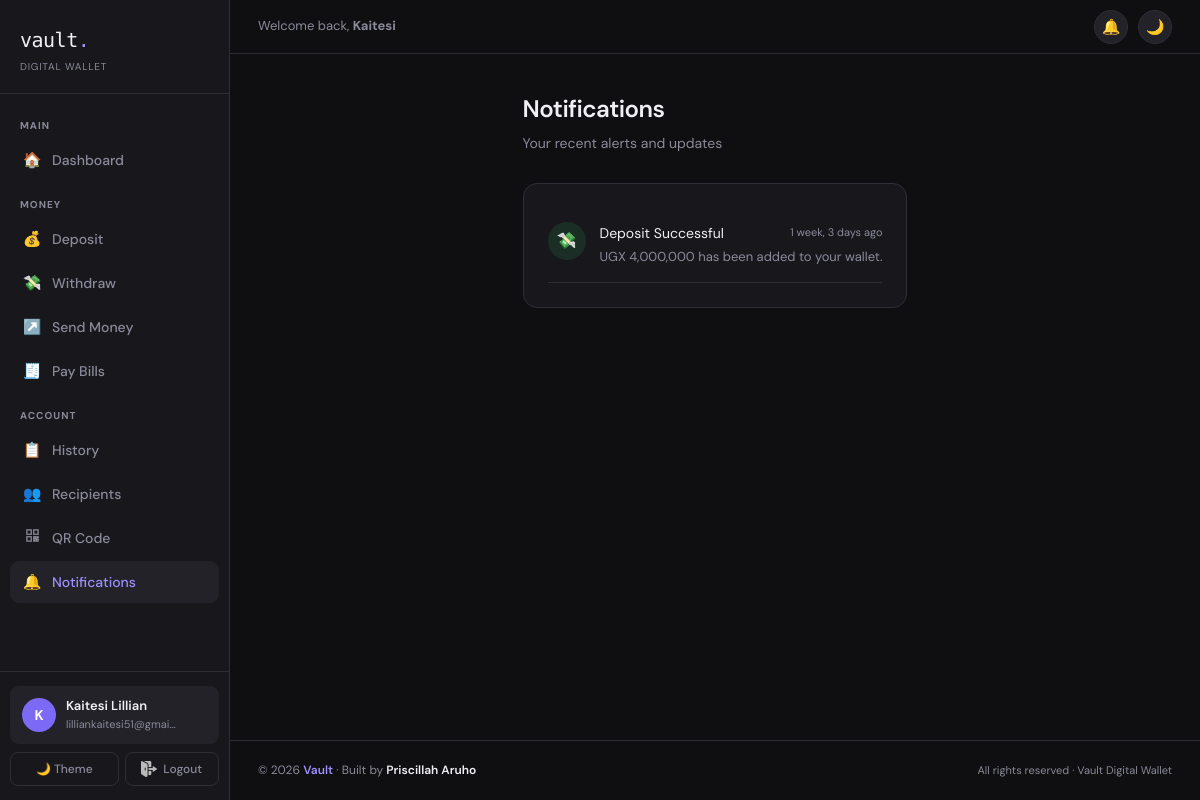
/notifications/ (signed in), run on the app's committed database.
### wallet/models.py (models this page shows, shortened)
class Notification(models.Model):
    TYPE_CHOICES = [
        ('transaction', 'Transaction'),
        ('security', 'Security'),
        ('system', 'System'),
        ('promotion', 'Promotion'),
        ('kyc', 'KYC'),
        ('budget', 'Budget Alert'),
        ('savings', 'Savings'),
    ]
    wallet = models.ForeignKey(Wallet, on_delete=models.CASCADE, related_name='notifications')
    notification_type = models.CharField(max_length=20, choices=TYPE_CHOICES, default='system')
    title = models.CharField(max_length=100)
    message = models.TextField()
    is_read = models.BooleanField(default=False)
    created_at = models.DateTimeField(auto_now_add=True)
    class Meta:
        ordering = ['-created_at']

### wallet/views.py (the view)
# urls.py: path('notifications/', views.notifications, name='notifications'),
@login_required
def notifications(request):
    wallet = request.user.wallet
    notifs = wallet.notifications.all()
    wallet.notifications.filter(is_read=False).update(is_read=True)
    return render(request, 'wallet/notifications.html', {
        'notifications': notifs,
        'wallet': wallet,
    })

### vadmin/context_processors.py (called while the page is built)
def admin_counts(request):
    if request.user.is_authenticated and request.user.is_staff:
        return {
            'pending_kyc_count': KYCDocument.objects.filter(status='pending').count(),
            'pending_withdrawal_count': WithdrawalRequest.objects.filter(status='pending').count(),
            'active_flag_count': FraudFlag.objects.filter(resolved=False).count(),
        }
    return {}

### templates/wallet/notifications.html (shortened to what this page needs)
{% extends 'wallet/base.html' %}
{% block content %}
<div class="page">
    <div class="page-header">
        <h1>Notifications</h1>
        <p>Your recent alerts and updates</p>
    </div>
    <div class="card">
        {% if notifications %}
            {% for n in notifications %}
                <div
                    style="
                        display:flex;
                        align-items:flex-start;
                        gap:14px;
                        padding:14px 0;
                        border-bottom:1px solid var(--border);
                    "
                    {% if n.is_read %}
                        style="display:flex;align-items:flex-start;gap:14px;padding:14px 0;border-bottom:1px solid var(--border);opacity:.6;"
                    {% else %}
                        style="display:flex;align-items:flex-start;gap:14px;padding:14px 0;border-bottom:1px solid var(--border);opacity:1;"
                    {% endif %}
                >
                    <div
                        {% if n.notification_type == 'transaction' %}
                            style="width:38px;height:38px;border-radius:50%;flex-shrink:0;display:flex;align-items:center;justify-content:center;font-size:16px;background:#1a2e25;"
                        {% elif n.notification_type == 'security' %}
                            style="width:38px;height:38px;border-radius:50%;flex-shrink:0;display:flex;align-items:center;justify-content:center;font-size:16px;background:#2e1a1a;"
                        {% elif n.notification_type == 'budget' %}
                            style="width:38px;height:38px;border-radius:50%;flex-shrink:0;display:flex;align-items:center;justify-content:center;font-size:16px;background:#2e2a1a;"
                        {% else %}
                            style="width:38px;height:38px;border-radius:50%;flex-shrink:0;display:flex;align-items:center;justify-content:center;font-size:16px;background:#1e1a2e;"
                        {% endif %}
                    >
                        {% if n.notification_type == 'transaction' %}
                            💸
                        {% elif n.notification_type == 'security' %}
                            🔒
                        {% elif n.notification_type == 'budget' %}
                            📊
                        {% elif n.notification_type == 'kyc' %}
                            🪪
                        {% elif n.notification_type == 'savings' %}
                            🏦
                        {% else %}
                            🔔
                        {% endif %}
                    </div>
                    <div style="flex:1;">
                        <div style="display:flex;justify-content:space-between;align-items:center;">
                            <div
                                {% if not n.is_read %}
                                    style="font-size:14px;font-weight:600;"
                                {% else %}
                                    style="font-size:14px;font-weight:400;"
                                {% endif %}
                            >
                                {{ n.title }}
                            </div>
                            <div style="font-size:11px;color:var(--muted);">
                                {{ n.created_at|timesince }} ago
                            </div>
                        </div>
                        <div style="font-size:13px;color:var(--muted);margin-top:3px;">
                            {{ n.message }}
                        </div>
                    </div>
                </div>
            {% endfor %}
        {% endif %}
    </div>
</div>
{% endblock %}

### templates/wallet/base.html (shortened to what this page needs)
<!DOCTYPE html>
<html lang="en">
<head>
  {% load static %}
</head>
<body>
{% if user.is_authenticated %}
<aside class="sidebar" id="sidebar">
  <div class="sidebar-brand">
    <div class="logo">vault<span>.</span></div>
    <div class="tagline">Digital Wallet</div>
  </div>
  <nav class="sidebar-nav">
    <div class="nav-section">Main</div>
    <a href="{% url 'dashboard' %}" {% if request.resolver_match.url_name == 'dashboard' %}class="active"{% endif %}>
      <span class="nav-icon">🏠</span> Dashboard
    </a>
    <div class="nav-section">Money</div>
    <a href="{% url 'deposit' %}" {% if request.resolver_match.url_name == 'deposit' %}class="active"{% endif %}>
      <span class="nav-icon">💰</span> Deposit
    </a>
    <a href="{% url 'withdraw' %}" {% if request.resolver_match.url_name == 'withdraw' %}class="active"{% endif %}>
      <span class="nav-icon">💸</span> Withdraw
    </a>
    <a href="{% url 'transfer' %}" {% if request.resolver_match.url_name == 'transfer' %}class="active"{% endif %}>
      <span class="nav-icon">↗️</span> Send Money
    </a>
    <a href="{% url 'utilities' %}" {% if request.resolver_match.url_name == 'utilities' %}class="active"{% endif %}>
      <span class="nav-icon">🧾</span> Pay Bills
    </a>
    <div class="nav-section">Account</div>
    <a href="{% url 'transactions' %}" {% if request.resolver_match.url_name == 'transactions' %}class="active"{% endif %}>
      <span class="nav-icon">📋</span> History
    </a>
    <a href="{% url 'recipients' %}" {% if request.resolver_match.url_name == 'recipients' %}class="active"{% endif %}>
      <span class="nav-icon">👥</span> Recipients
    </a>
    <a href="{% url 'qr_code' %}" {% if request.resolver_match.url_name == 'qr_code' %}class="active"{% endif %}>
      <span class="nav-icon">
      </span> QR Code
    </a>
    <a href="{% url 'notifications' %}" {% if request.resolver_match.url_name == 'notifications' %}class="active"{% endif %}>
      <span class="nav-icon">🔔</span> Notifications
    </a>
  </nav>
  <div class="sidebar-footer">
    <div class="user-info">
      <div class="user-avatar">{{ user.first_name|first|upper|default:user.username|first|upper }}</div>
      <div style="overflow:hidden; min-width:0;">
        <div class="user-name">{{ user.get_full_name|default:user.username }}</div>
        <div class="user-email">{{ user.email|truncatechars:22 }}</div>
      </div>
    </div>
    <div class="footer-btns">
      <button class="footer-btn" id="themeToggle">🌙 Theme</button>
     <form method="post" action="{% url 'logout' %}" style="flex:1;">
  <button type="submit" class="footer-btn danger" style="width:100%;">
    <img src="{% static 'logout.png' %}" alt="Logout" style="width:16px; height:16px; filter:invert(1); opacity:0.7;">
    Logout
  </button>
</form>
    </div>
  </div>
</aside>
<div class="main">
  <div class="topbar">
    <div style="display:flex; align-items:center; gap:12px;">
      <span class="topbar-left">Welcome back, <strong>{{ user.first_name|default:user.username }}</strong></span>
    </div>
    <div class="topbar-right">
      <a href="{% url 'notifications' %}" class="bell-btn">
        🔔
      </a>
      <button class="theme-btn" id="themeToggle2">🌙</button>
    </div>
  </div>
  {% block content %}{% endblock %}
  <footer style="padding: 20px 28px; border-top: 1px solid var(--border); margin-top: auto;">
    <div style="display:flex; align-items:center; justify-content:space-between; flex-wrap:wrap; gap:8px;">
      <div style="font-size:12px; color:var(--muted);">
        © 2026 <span style="color:var(--accent-light); font-weight:600;">Vault</span> · Built by <span style="color:var(--text); font-weight:600;">Priscillah Aruho</span>
      </div>
      <div style="font-size:11px; color:var(--muted);">
        All rights reserved · Vault Digital Wallet
      </div>
    </div>
  </footer>
</div>
{% else %}
  {% block unauthenticated_content %}{% endblock %}
{% endif %}
</body>
</html>

### templates/wallet/base.html (style rules this page uses)
*, *::before, *::after { box-sizing: border-box; margin: 0; padding: 0; }
:root { --bg: #0f0f11; --surface: #18181c; --surface2: #222228; --border: #2e2e36; --text: #f0eff4; --muted: #8a8a9a; --accent: #7c6af7; --accent-light: #9d8fff; --green: #34d399; --red: #f87171; --yellow: #fbbf24; --radius: 14px; --mono: 'DM Mono', monospace; --sans: 'DM Sans', sans-serif; --sidebar-w: 230px; }
body { background: var(--bg); color: var(--text); font-family: var(--sans); font-size: 15px; line-height: 1.6; min-height: 100vh; display: flex; }
a { color: var(--accent-light); text-decoration: none; }
.sidebar { width: var(--sidebar-w); background: var(--surface); border-right: 1px solid var(--border); display: flex; flex-direction: column; position: fixed; height: 100vh; overflow-y: auto; z-index: 100; }
.sidebar-brand { padding: 24px 20px 18px; border-bottom: 1px solid var(--border); }
.sidebar-brand .logo { font-family: var(--mono); font-size: 20px; font-weight: 500; color: var(--text); letter-spacing: -0.5px; }
.sidebar-brand .logo span { color: var(--accent-light); }
.sidebar-brand .tagline { font-size: 10px; color: var(--muted); margin-top: 3px; letter-spacing: 0.08em; text-transform: uppercase; }
.sidebar-nav { padding: 10px; flex: 1; }
.nav-section { font-size: 10px; font-weight: 700; letter-spacing: 0.1em; text-transform: uppercase; color: var(--muted); padding: 14px 10px 5px; }
.sidebar-nav a { display: flex; align-items: center; gap: 10px; padding: 9px 12px; border-radius: 9px; color: var(--muted); font-size: 14px; font-weight: 500; margin-bottom: 2px; transition: all 0.15s; text-decoration: none; }
.sidebar-nav a.active { background: var(--surface2); color: var(--accent-light); }
.nav-icon { font-size: 15px; width: 20px; text-align: center; flex-shrink: 0; }
.sidebar-footer { padding: 14px 10px; border-top: 1px solid var(--border); }
.user-info { display: flex; align-items: center; gap: 10px; padding: 10px 12px; border-radius: 9px; background: var(--surface2); margin-bottom: 8px; }
.user-avatar { width: 34px; height: 34px; border-radius: 50%; background: var(--accent); display: flex; align-items: center; justify-content: center; font-size: 14px; font-weight: 700; color: #fff; flex-shrink: 0; }
.user-name { font-size: 13px; font-weight: 600; color: var(--text); }
.user-email { font-size: 11px; color: var(--muted); overflow: hidden; text-overflow: ellipsis; white-space: nowrap; }
.footer-btns { display: flex; gap: 6px; }
.footer-btn { flex: 1; display: flex; align-items: center; justify-content: center; gap: 6px; padding: 8px 6px; border-radius: 8px; font-size: 12px; font-weight: 500; cursor: pointer; border: 1px solid var(--border); background: transparent; color: var(--muted); font-family: var(--sans); transition: all 0.15s; text-decoration: none; }
.main { margin-left: var(--sidebar-w); flex: 1; min-height: 100vh; display: flex; flex-direction: column; }
.topbar { display: flex; align-items: center; justify-content: space-between; padding: 0 28px; height: 54px; border-bottom: 1px solid var(--border); background: var(--bg); position: sticky; top: 0; z-index: 50; }
.topbar-left { font-size: 13px; color: var(--muted); }
.topbar-right { display: flex; align-items: center; gap: 10px; }
.bell-btn { position: relative; width: 34px; height: 34px; border-radius: 50%; background: var(--surface2); border: 1px solid var(--border); display: flex; align-items: center; justify-content: center; font-size: 15px; text-decoration: none; transition: all 0.15s; }
.theme-btn { width: 34px; height: 34px; border-radius: 50%; background: var(--surface2); border: 1px solid var(--border); cursor: pointer; display: flex; align-items: center; justify-content: center; font-size: 15px; transition: all 0.15s; }
.page { max-width: 880px; margin: 0 auto; padding: 36px 28px; }
.card { background: var(--surface); border: 1px solid var(--border); border-radius: var(--radius); padding: 24px; }
.page-header { margin-bottom: 28px; }
.page-header h1 { font-size: 24px; font-weight: 600; letter-spacing: -0.5px; }
.page-header p { color: var(--muted); font-size: 14px; margin-top: 4px; }

### data on the page
Notification: title "Deposit Successful", created_at "1 week, 3 days", message "UGX 4,000,000 has been added to your wallet."

### other printed values
{{ user.first_name|first|upper|default:user.username|first|upper }} "K"
{{ user.get_full_name|default:user.username }} "Kaitesi Lillian"
{{ user.email|truncatechars:22 }} "lilliankaitesi51@gmai…"
{{ user.first_name|default:user.username }} "Kaitesi"
